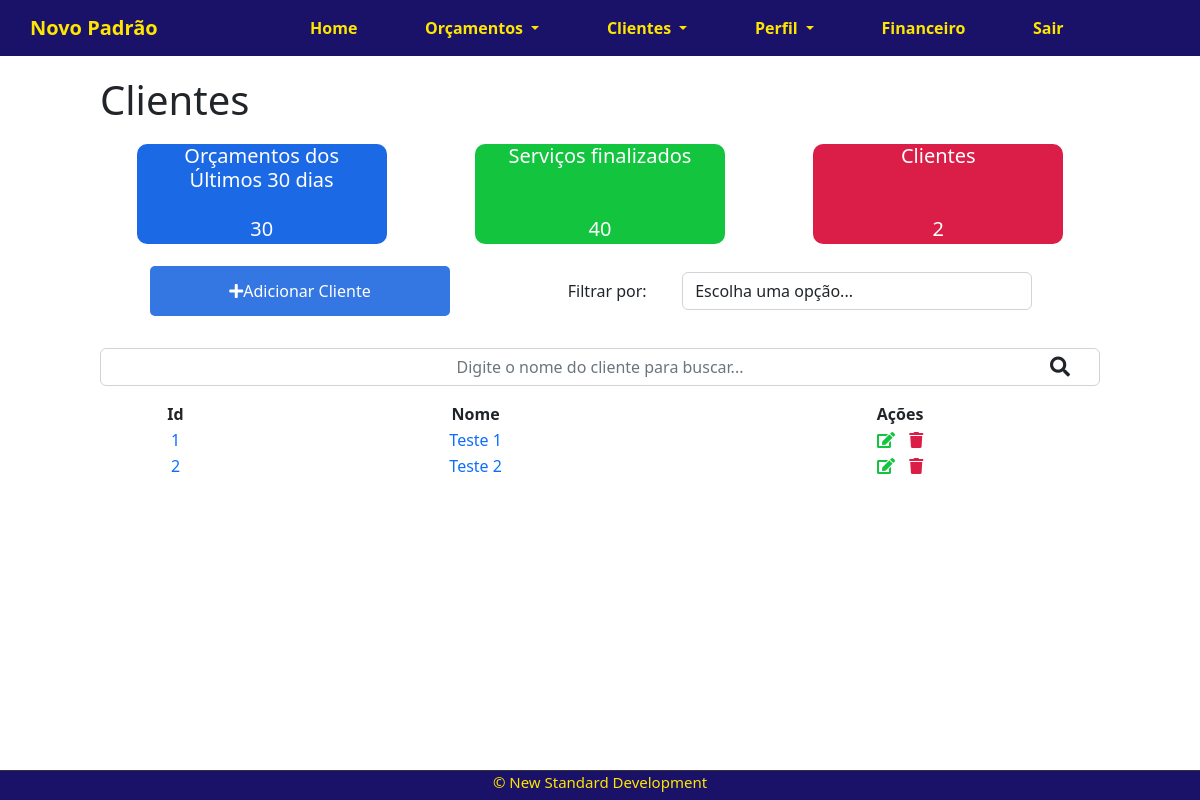
/clients/ (signed in), run on the app's committed database.
### company/models.py (models this page shows, shortened)
class Clients(models.Model):
    name = models.CharField(max_length=255 )
    client_type = models.CharField(
        max_length=25,
        choices=CLIENT_TYPE,
        null=True,
        blank=True,
        )
    user = models.ForeignKey(get_user_model(), on_delete=models.CASCADE)
    create_at = models.DateTimeField(auto_now_add=True)
    update_at = models.DateTimeField(auto_now=True)

### company/views.py (the view)
# urls.py: path('clients/', views.listClients, name='clients-list'),
@login_required
def listClients(request):
    search = request.GET.get('search')
    filter = request.GET.get('filter')
    if search:
        clients = Clients.objects.filter(nome__icontains=search, user=request.user)
    elif filter:
        clients = Clients.objects.filter(client_type=filter, user=request.user)
    else:
        clients_list = Clients.objects.all().order_by('-create_at').filter(user=request.user)
        paginator = Paginator(clients_list,3)
        page = request.GET.get('page')
        clients = paginator.get_page(page)
    clientsCount = Clients.objects.all().filter(user=request.user).count()
    context = {
        'clients': clients ,
        'clientsCount':clientsCount}
    return render(request, 'company/listclients.html', context)

### company/templates/company/listclients.html (shortened to what this page needs)
{% extends 'base.html' %}
{% block content %}
<div class="offset-1 col-10 list-div">
    <h1>Clientes</h1>
    <div class="flex-container dashboard-client">
        <div class="col-4 dashboard-client-box" id="dashboard-client-lastdays">
            <h4>Orçamentos dos <br> Últimos 30 dias</h4>
            <span>30</span>
        </div>
        <div class="col-4 dashboard-client-box" id="dashboard-client-done">
            <h4>Serviços finalizados</h4>
            <span>40</span>
        </div>
        <div class="col-4 dashboard-client-box" id="dashboard-client-doing">
            <h4>Clientes</h4>
            <span>{{ clientsCount }}</span>
        </div>
    </div>
    <div class="flex-container filter-div">
        <div id="add-link">
            <a href="newclient/">
                <div class="col-2 add-div">
                    <i class="fas fa-plus"></i> Adicionar Cliente
                </div>
            </a>
        </div>
        <div id="div-filter-span">
            <span>Filtrar por:</span>
            <select name="filter" id="filter" class="form-control">
                <option value="">Escolha uma opção...</option>
            </select>
        </div>
    </div>
    <div class=" flex-container search-div">
        <form method="GET" id="search-form">
            <input class="form-control" type="text" id="search" name="search"
                placeholder="Digite o nome do cliente para buscar..." value="{{ request.GET.search }}">
            <i class="fas fa-search" id="search-btn"></i>
        </form>
    </div>
    <div class="div-base-table">
        <table class="client-list">
            <thead>
                <tr>
                    <th>Id</th>
                    <th>Nome</th>
                    <th>Ações</th>
                </tr>
            </thead>
            <tbody class="client-item">
                {% for client in clients %}
                <tr>
                    <td>
                        <span class="client-name">
                            <a href="client/{{client.id}}">{{client.id}}
                            </a>
                        </span>
                    </td>
                    <td>
                        <span class="client-name">
                            <a href="client/{{client.id}}">{{client.name}}
                            </a>
                        </span>
                    </td>
                    <td class="buttons-actions">
                        <a href="edit/{{client.id}}">
                            <span>
                                <i class="fas fa-edit "></i>
                            </span>
                        </a>
                        <a href="delete/{{client.id}}" class="delete-btn">
                            <span>
                                <i class="fas fa-trash"></i>
                            </span>
                        </a>
                    </td>
                </tr>
                {%endfor %}
            </tbody>
        </table>
    </div>
</div>
{% endblock %}

### company/static/css/style.css (style rules this page uses)
body { width: 100%; }

### company/static/css/Navbar.css (style rules this page uses)
h1 { margin-top: 20px; margin-bottom: 20px; }

### company/static/css/DashboardClients.css (style rules this page uses)
.dashboard-client { padding: 0; width: 100%; display: flex; margin-bottom: 20px; justify-content: space-around; }
.dashboard-client h4 { font-size: 20px }
.dashboard-client span { font-size: 100%; display: flex; justify-content: center; width: 100%; }
.dashboard-client-box { float: left; background-color: #DFDFDF; color: #FFF; display: flex; flex-direction: column; justify-content: space-between; box-sizing: border-box; height: 100px; width: 250px; text-align: center; align-items: center; border-radius: 10px; }
.dashboard-client-box span { font-size: 20px; }
.dashboard-client-box:nth-child(2) { margin-left: 1.5%; margin-right: 1.5%; }
#dashboard-client-lastdays { background-color: #1c69e6; }
#dashboard-client-done { background-color: #13c43f; }
#dashboard-client-doing { background-color: #db1e47; }
#add-link { width: 30%; text-decoration: none; align-items: center; }
#add-link a { text-decoration: none; }
.add-div { background-color: #3476e2; cursor: pointer; color: #FFF; text-align: center; border-radius: 5px; width: 100%; height: 50px; display: flex; font-size: 100%; align-items: center; justify-content: center; }
.fas.fa-plus { color: #FFF; font-size: 100%; text-align: center; }
.filter-div { margin-bottom: 0; padding: 0; display: flex; justify-content: space-around; align-items: center; width: 100%; }
#filter { display: inline-block; width: 70%; margin-left: 10px; margin-left: 0; }
#div-filter-span { width: 50%; display: flex; align-items: center; justify-content: space-around; }
.search-div { padding: 0; margin-top: 30px; margin-bottom: 15px; width: 100%; }
#search-form { display: flex; position: relative; align-items: center; width: 100%; text-align: center; justify-content: right; }
#search-form input { text-align: center; }
#search-btn { width: 50px; font-size: 20px; display: flex; position: absolute; float: right; }
.fas.fa-search { cursor: pointer; }
.list-div { padding: 0; margin-left: 0; }
.client-list { padding-left: 0; width: 100%; text-align: center; }
.div-base-table { display: flex; flex-direction: column; justify-content: center; margin-bottom: 20px; }
.client-name a { text-decoration: none; }
.buttons-actions a { text-decoration: none; }
.fas.fa-trash { color: #db1e47; cursor: pointer; padding-left: 10px; }
.fas.fa-edit { color: #13c43f; cursor: pointer; }

### company/static/css/ViewClient.css (style rules this page uses)
.client-view input[type=text], select { width: 100%; padding: 5px 10px; margin: 8px 0; display: inline-block; border: 1px solid #ccc; border-radius: 4px; box-sizing: border-box; }

### data on the page
Clients: id "1", name "Teste 1"
Clients: id "2", name "Teste 2"

### other printed values
{{ clientsCount }} "2"
